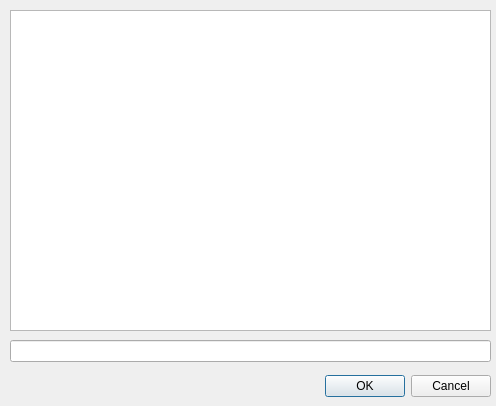
<ui version="4.0" >
 <class>OpenFile</class>
 <widget class="QDialog" name="OpenFile" >
  <property name="geometry" >
   <rect>
    <x>0</x>
    <y>0</y>
    <width>496</width>
    <height>406</height>
   </rect>
  </property>
  <property name="windowTitle" >
   <string>Open File in Project</string>
  </property>
  <widget class="QWidget" name="layoutWidget" >
   <property name="geometry" >
    <rect>
     <x>0</x>
     <y>370</y>
     <width>491</width>
     <height>33</height>
    </rect>
   </property>
   <layout class="QHBoxLayout" >
    <property name="margin" >
     <number>0</number>
    </property>
    <property name="spacing" >
     <number>6</number>
    </property>
    <item>
     <spacer>
      <property name="orientation" >
       <enum>Qt::Horizontal</enum>
      </property>
      <property name="sizeHint" >
       <size>
        <width>131</width>
        <height>31</height>
       </size>
      </property>
     </spacer>
    </item>
    <item>
     <widget class="QPushButton" name="okButton" >
      <property name="text" >
       <string>OK</string>
      </property>
     </widget>
    </item>
    <item>
     <widget class="QPushButton" name="cancelButton" >
      <property name="text" >
       <string>Cancel</string>
      </property>
     </widget>
    </item>
   </layout>
  </widget>
  <widget class="QLineEdit" name="FilterEdit" >
   <property name="geometry" >
    <rect>
     <x>10</x>
     <y>340</y>
     <width>481</width>
     <height>22</height>
    </rect>
   </property>
  </widget>
  <widget class="QListWidget" name="FileList" >
   <property name="geometry" >
    <rect>
     <x>10</x>
     <y>10</y>
     <width>481</width>
     <height>321</height>
    </rect>
   </property>
   <property name="alternatingRowColors" >
    <bool>true</bool>
   </property>
   <property name="sortingEnabled" >
    <bool>true</bool>
   </property>
  </widget>
 </widget>
 <resources/>
 <connections>
  <connection>
   <sender>cancelButton</sender>
   <signal>clicked()</signal>
   <receiver>OpenFile</receiver>
   <slot>reject()</slot>
   <hints>
    <hint type="sourcelabel" >
     <x>369</x>
     <y>253</y>
    </hint>
    <hint type="destinationlabel" >
     <x>179</x>
     <y>282</y>
    </hint>
   </hints>
  </connection>
 </connections>
</ui>
